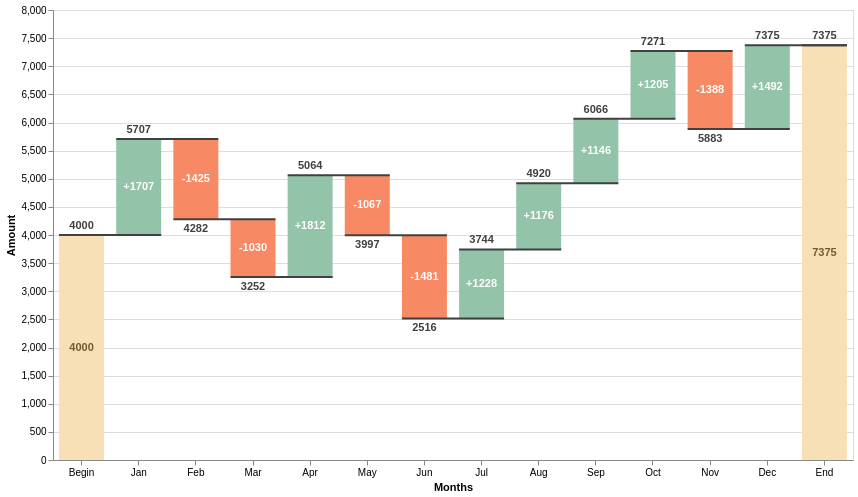

Write the Vega-Lite specification saved for this chart.
### Vega specification from a JSON file in a GitHub repository (floating-point values rounded to 4 significant figures)
{"$schema": "https://vega.github.io/schema/vega/v5.json", "autosize": "pad", "padding": 5, "width": 800, "height": 450, "style": "cell", "data": [{"name": "source_0", "values": [{"label": "Begin", "amount": 4000}, {"label": "Jan", "amount": 1707}, {"label": "Feb", "amount": -1425}, {"label": "Mar", "amount": -1030}, {"label": "Apr", "amount": 1812}, {"label": "May", "amount": -1067}, {"label": "Jun", "amount": -1481}, {"label": "Jul", "amount": 1228}, {"label": "Aug", "amount": 1176}, {"label": "Sep", "amount": 1146}, {"label": "Oct", "amount": 1205}, {"label": "Nov", "amount": -1388}, {"label": "Dec", "amount": 1492}, {"label": "End", "amount": 0}]}, {"name": "data_0", "source": "source_0", "transform": [{"type": "window", "params": [null], "as": ["sum"], "ops": ["sum"], "fields": ["amount"], "sort": {"field": [], "order": []}}, {"type": "window", "params": [null], "as": ["lead"], "ops": ["lead"], "fields": ["label"], "sort": {"field": [], "order": []}}, {"type": "formula", "expr": "datum.lead === null ? datum.label : datum.lead", "as": "lead"}, {"type": "formula", "expr": "datum.label === 'End' ? 0 : datum.sum - datum.amount", "as": "previous_sum"}, {"type": "formula", "expr": "datum.label === 'End' ? datum.sum : datum.amount", "as": "amount"}, {"type": "formula", "expr": "(datum.label !== 'Begin' && datum.label !== 'End' && datum.amount > 0 ? '+' : '') + datum.amount", "as": "text_amount"}, {"type": "formula", "expr": "(datum.sum + datum.previous_sum) / 2", "as": "center"}, {"type": "formula", "expr": "datum.sum < datum.previous_sum ? datum.sum : ''", "as": "sum_dec"}, {"type": "formula", "expr": "datum.sum > datum.previous_sum ? datum.sum : ''", "as": "sum_inc"}]}, {"name": "data_1", "source": "data_0", "transform": [{"type": "filter", "expr": "datum[\"previous_sum\"] !== null && !isNaN(datum[\"previous_sum\"])"}]}, {"name": "data_2", "source": "data_0", "transform": [{"type": "filter", "expr": "datum[\"sum\"] !== null && !isNaN(datum[\"sum\"])"}]}, {"name": "data_3", "source": "data_0", "transform": [{"type": "filter", "expr": "datum[\"sum_inc\"] !== null && !isNaN(datum[\"sum_inc\"])"}]}, {"name": "data_4", "source": "data_0", "transform": [{"type": "filter", "expr": "datum[\"sum_dec\"] !== null && !isNaN(datum[\"sum_dec\"])"}]}, {"name": "data_5", "source": "data_0", "transform": [{"type": "filter", "expr": "datum[\"center\"] !== null && !isNaN(datum[\"center\"])"}]}], "marks": [{"name": "layer_0_marks", "type": "rect", "style": ["bar"], "from": {"data": "data_1"}, "encode": {"update": {"fill": [{"test": "datum.label === 'Begin' || datum.label === 'End'", "value": "#f7e0b6"}, {"test": "datum.sum < datum.previous_sum", "value": "#f78a64"}, {"value": "#93c4aa"}], "xc": {"scale": "x", "field": "label", "band": 0.5}, "width": {"value": 45}, "y": {"scale": "y", "field": "previous_sum"}, "y2": {"scale": "y", "field": "sum"}}}}, {"name": "layer_1_marks", "type": "rule", "style": ["rule"], "from": {"data": "data_2"}, "encode": {"update": {"opacity": {"value": 1}, "strokeWidth": {"value": 2}, "stroke": {"value": "#404040"}, "x": {"scale": "x", "field": "label", "offset": -22.5, "band": 0.5}, "y": {"scale": "y", "field": "sum"}, "x2": {"scale": "x", "field": "lead", "offset": 22.5, "band": 0.5}}}}, {"name": "layer_2_marks", "type": "text", "style": ["text"], "from": {"data": "data_3"}, "encode": {"update": {"baseline": {"value": "bottom"}, "dy": {"value": -4}, "fill": {"value": "#404040"}, "x": {"scale": "x", "field": "label", "band": 0.5}, "y": {"scale": "y", "field": "sum_inc"}, "text": {"signal": "''+datum[\"sum_inc\"]"}, "align": {"value": "center"}}}}, {"name": "layer_3_marks", "type": "text", "style": ["text"], "from": {"data": "data_4"}, "encode": {"update": {"baseline": {"value": "top"}, "dy": {"value": 4}, "fill": {"value": "#404040"}, "x": {"scale": "x", "field": "label", "band": 0.5}, "y": {"scale": "y", "field": "sum_dec"}, "text": {"signal": "''+datum[\"sum_dec\"]"}, "align": {"value": "center"}}}}, {"name": "layer_4_marks", "type": "text", "style": ["text"], "from": {"data": "data_5"}, "encode": {"update": {"baseline": {"value": "middle"}, "fontWeight": {"value": "bold"}, "fill": [{"test": "datum.label === 'Begin' || datum.label === 'End'", "value": "#725a30"}, {"value": "white"}], "x": {"scale": "x", "field": "label", "band": 0.5}, "y": {"scale": "y", "field": "center"}, "text": {"signal": "''+datum[\"text_amount\"]"}, "align": {"value": "center"}}}}], "scales": [{"name": "x", "type": "band", "domain": {"fields": [{"data": "data_1", "field": "label"}, {"data": "data_2", "field": "label"}, {"data": "data_2", "field": "lead"}, {"data": "data_3", "field": "label"}, {"data": "data_4", "field": "label"}, {"data": "data_5", "field": "label"}]}, "range": [0, {"signal": "width"}], "paddingInner": 0.1, "paddingOuter": 0.05}, {"name": "y", "type": "linear", "domain": {"fields": [{"data": "data_1", "field": "previous_sum"}, {"data": "data_1", "field": "sum"}, {"data": "data_2", "field": "sum"}, {"data": "data_3", "field": "sum_inc"}, {"data": "data_4", "field": "sum_dec"}, {"data": "data_5", "field": "center"}]}, "range": [{"signal": "height"}, 0], "nice": true, "zero": true}], "axes": [{"scale": "x", "orient": "bottom", "grid": false, "title": "Months", "labelAngle": 0, "labelAlign": "center", "labelBaseline": "top", "labelOverlap": true, "zindex": 1}, {"scale": "y", "orient": "left", "grid": false, "title": "Amount", "labelOverlap": true, "tickCount": {"signal": "ceil(height/40)"}, "zindex": 1}, {"scale": "y", "orient": "left", "gridScale": "x", "grid": true, "tickCount": {"signal": "ceil(height/40)"}, "domain": false, "labels": false, "maxExtent": 0, "minExtent": 0, "ticks": false, "zindex": 0}], "config": {"style": {"text": {"fontWeight": "bold"}}}}
